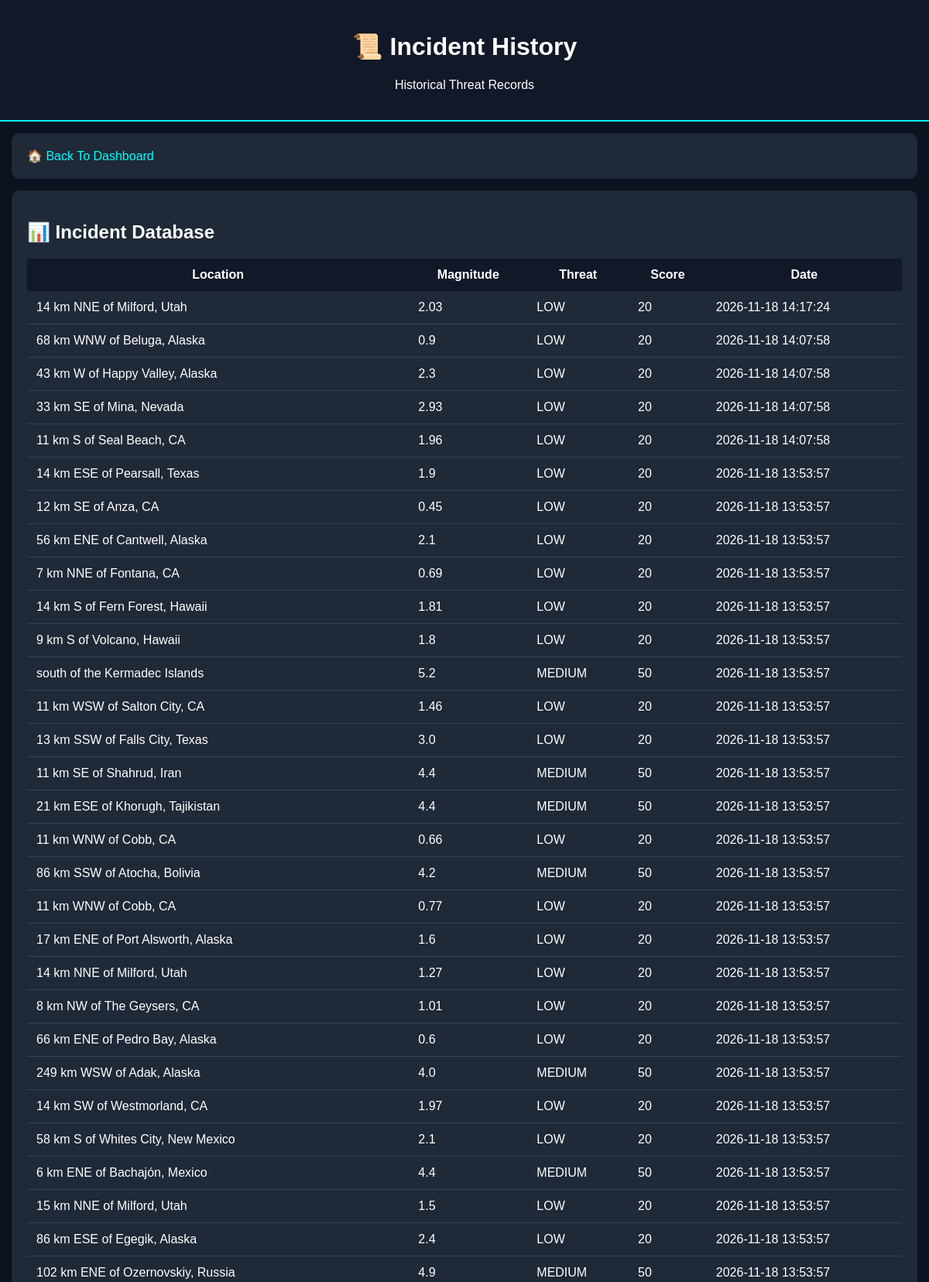
The app's page /history (upper part) with its own data.
### tables this page shows
CREATE TABLE incidents (

        id INTEGER PRIMARY KEY AUTOINCREMENT,

        event_id TEXT UNIQUE,

        place TEXT,

        magnitude REAL,

        latitude REAL,

        longitude REAL,

        risk TEXT,

        threat_level TEXT,

        threat_score INTEGER,

        created_at TIMESTAMP DEFAULT CURRENT_TIMESTAMP

    , source TEXT DEFAULT 'USGS');

### app.py (the view)
@app.route("/history")
@role_required("admin")
def history():
    conn = sqlite3.connect("praharix.db")
    cur = conn.cursor()
    cur.execute("""
        SELECT place, magnitude, threat_level, threat_score, created_at
        FROM incidents
        ORDER BY id DESC
        LIMIT 100
    """)
    incidents = cur.fetchall()
    conn.close()
    return render_template("history.html", incidents=incidents)

### app.py (called while the page is built, shortened)
def get_csrf_token():
    if "csrf_token" not in session:
        session["csrf_token"] = secrets.token_hex(32)
    return session["csrf_token"]

@app.context_processor
def inject_csrf_token():
    return {"csrf_token": get_csrf_token()}

def role_required(*allowed_roles):
    def decorator(fn):
        @wraps(fn)
        def wrapper(*args, **kwargs):
            user_role = session.get("role", "public")
            return fn(*args, **kwargs)
        return wrapper
    return decorator

@app.before_request
def ensure_session():
    if "role" not in session or session.get("role") != "admin":
        session["role"] = "admin"
    if "csrf_token" not in session:
        session["csrf_token"] = secrets.token_hex(32)

### templates/history.html (shortened to what this page needs)
<!DOCTYPE html>
<html>
<head>
</head>
<body>
<div class="header">
<h1>
📜 Incident History
</h1>
<p>
Historical Threat Records
</p>
</div>
<div class="card">
<a href="/">
🏠 Back To Dashboard
</a>
</div>
<div class="card">
<h2>
📊 Incident Database
</h2>
<table>
<tr>
<th>Location</th>
<th>Magnitude</th>
<th>Threat</th>
<th>Score</th>
<th>Date</th>
</tr>
{% for row in incidents %}
<tr>
<td>{{row[0]}}</td>
<td>{{row[1]}}</td>
<td>{{row[2]}}</td>
<td>{{row[3]}}</td>
<td>{{row[4]}}</td>
</tr>
{% endfor %}
</table>
</div>
</body>
</html>

### templates/history.html (style rules this page uses)
body { background:#0b1220; color:white; font-family:Arial; margin:0; padding:0; }
.header { background:#111827; padding:20px; text-align:center; border-bottom:2px solid cyan; }
.card { background:#1f2937; padding:20px; margin:15px; border-radius:10px; }
table { width:100%; border-collapse:collapse; }
th { background:#111827; padding:12px; }
td { padding:12px; border-bottom:1px solid #374151; }
a { color:cyan; text-decoration:none; }

### records on screen
incidents: place "14 km NNE of Milford, Utah", magnitude "2.03", threat_level "LOW", threat_score "20", created_at "2026-11-18 14:17:24"
incidents: place "68 km WNW of Beluga, Alaska", magnitude "0.9", threat_level "LOW", threat_score "20", created_at "2026-11-18 14:07:58"
incidents: place "43 km W of Happy Valley, Alaska", magnitude "2.3", threat_level "LOW", threat_score "20", created_at "2026-11-18 14:07:58"
incidents: place "33 km SE of Mina, Nevada", magnitude "2.93", threat_level "LOW", threat_score "20", created_at "2026-11-18 14:07:58"
incidents: place "11 km S of Seal Beach, CA", magnitude "1.96", threat_level "LOW", threat_score "20", created_at "2026-11-18 14:07:58"
incidents: place "14 km ESE of Pearsall, Texas", magnitude "1.9", threat_level "LOW", threat_score "20", created_at "2026-11-18 13:53:57"
incidents: place "12 km SE of Anza, CA", magnitude "0.45", threat_level "LOW", threat_score "20", created_at "2026-11-18 13:53:57"
incidents: place "56 km ENE of Cantwell, Alaska", magnitude "2.1", threat_level "LOW", threat_score "20", created_at "2026-11-18 13:53:57"
incidents: place "7 km NNE of Fontana, CA", magnitude "0.69", threat_level "LOW", threat_score "20", created_at "2026-11-18 13:53:57"
incidents: place "14 km S of Fern Forest, Hawaii", magnitude "1.81", threat_level "LOW", threat_score "20", created_at "2026-11-18 13:53:57"
incidents: place "9 km S of Volcano, Hawaii", magnitude "1.8", threat_level "LOW", threat_score "20", created_at "2026-11-18 13:53:57"
incidents: place "south of the Kermadec Islands", magnitude "5.2", threat_level "MEDIUM", threat_score "50", created_at "2026-11-18 13:53:57"
incidents: place "11 km WSW of Salton City, CA", magnitude "1.46", threat_level "LOW", threat_score "20", created_at "2026-11-18 13:53:57"
incidents: place "13 km SSW of Falls City, Texas", magnitude "3.0", threat_level "LOW", threat_score "20", created_at "2026-11-18 13:53:57"
incidents: place "11 km SE of Shahrud, Iran", magnitude "4.4", threat_level "MEDIUM", threat_score "50", created_at "2026-11-18 13:53:57"
incidents: place "21 km ESE of Khorugh, Tajikistan", magnitude "4.4", threat_level "MEDIUM", threat_score "50", created_at "2026-11-18 13:53:57"
incidents: place "11 km WNW of Cobb, CA", magnitude "0.66", threat_level "LOW", threat_score "20", created_at "2026-11-18 13:53:57"
incidents: place "86 km SSW of Atocha, Bolivia", magnitude "4.2", threat_level "MEDIUM", threat_score "50", created_at "2026-11-18 13:53:57"
incidents: place "11 km WNW of Cobb, CA", magnitude "0.77", threat_level "LOW", threat_score "20", created_at "2026-11-18 13:53:57"
incidents: place "17 km ENE of Port Alsworth, Alaska", magnitude "1.6", threat_level "LOW", threat_score "20", created_at "2026-11-18 13:53:57"
incidents: place "14 km NNE of Milford, Utah", magnitude "1.27", threat_level "LOW", threat_score "20", created_at "2026-11-18 13:53:57"
incidents: place "8 km NW of The Geysers, CA", magnitude "1.01", threat_level "LOW", threat_score "20", created_at "2026-11-18 13:53:57"
incidents: place "66 km ENE of Pedro Bay, Alaska", magnitude "0.6", threat_level "LOW", threat_score "20", created_at "2026-11-18 13:53:57"
incidents: place "249 km WSW of Adak, Alaska", magnitude "4.0", threat_level "MEDIUM", threat_score "50", created_at "2026-11-18 13:53:57"
incidents: place "14 km SW of Westmorland, CA", magnitude "1.97", threat_level "LOW", threat_score "20", created_at "2026-11-18 13:53:57"
incidents: place "58 km S of Whites City, New Mexico", magnitude "2.1", threat_level "LOW", threat_score "20", created_at "2026-11-18 13:53:57"
incidents: place "6 km ENE of Bachajón, Mexico", magnitude "4.4", threat_level "MEDIUM", threat_score "50", created_at "2026-11-18 13:53:57"
incidents: place "15 km NNE of Milford, Utah", magnitude "1.5", threat_level "LOW", threat_score "20", created_at "2026-11-18 13:53:57"
incidents: place "86 km ESE of Egegik, Alaska", magnitude "2.4", threat_level "LOW", threat_score "20", created_at "2026-11-18 13:53:57"
incidents: place "102 km ENE of Ozernovskiy, Russia", magnitude "4.9", threat_level "MEDIUM", threat_score "50", created_at "2026-11-18 13:53:57"
